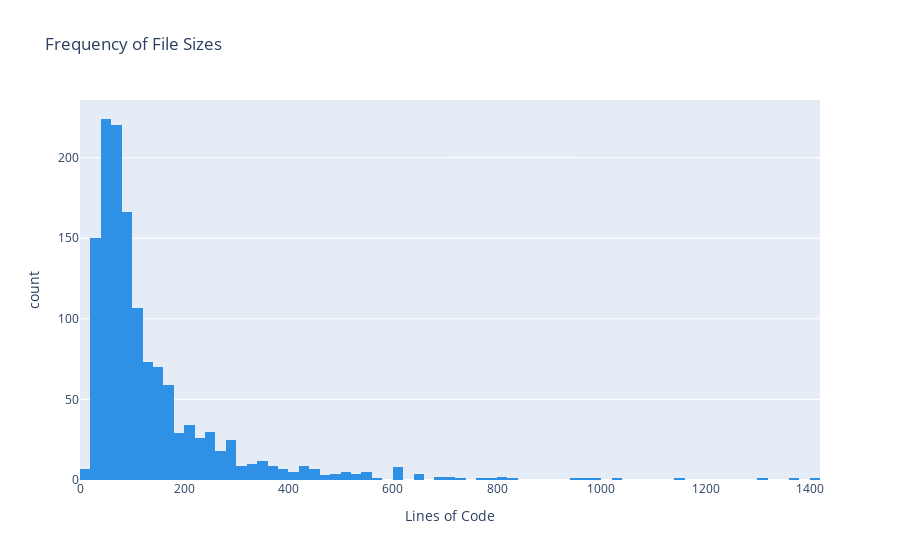

Source (notebook cell):
### Code cell
# Histogram of lines of code
fig = px.histogram(df,
                   x="lines",
                   title='Frequency of File Sizes',
                   labels={'lines': 'Lines of Code'},
                   color_discrete_sequence=px.colors.qualitative.Dark24)
fig.show()

### Figure 1 — Plotly figure (JSON) as saved in the notebook; plotly's stock layout.template omitted (floating-point values rounded to 4 significant figures; data arrays with more than 128 entries replaced by an {"elided": "..."} marker saying what was removed)
{"data": [{"alignmentgroup": "True", "bingroup": "x", "hovertemplate": "Lines of Code=%{x}<br>count=%{y}<extra></extra>", "legendgroup": "", "marker": {"color": "#2E91E5", "pattern": {"shape": ""}}, "name": "", "offsetgroup": "", "orientation": "v", "showlegend": false, "type": "histogram", "x": {"elided": "1358 int values"}, "xaxis": "x", "yaxis": "y"}], "layout": {"barmode": "relative", "legend": {"tracegroupgap": 0}, "title": {"text": "Frequency of File Sizes"}, "xaxis": {"anchor": "y", "domain": [0.0, 1.0], "title": {"text": "Lines of Code"}}, "yaxis": {"anchor": "x", "domain": [0.0, 1.0], "title": {"text": "count"}}}}
